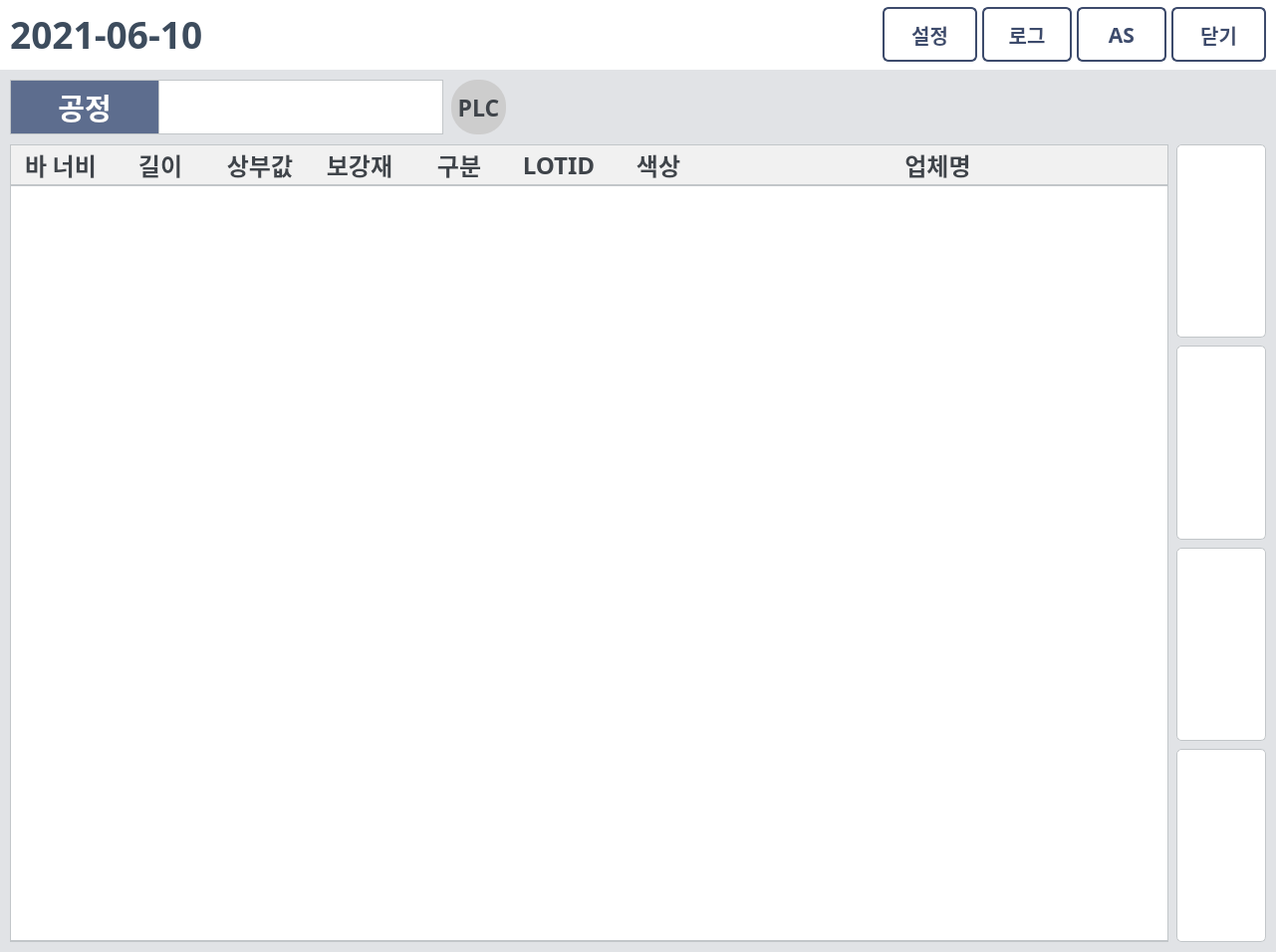
<?xml version="1.0" encoding="UTF-8"?>
<ui version="4.0">
 <class>Dialog</class>
 <widget class="QDialog" name="Dialog">
  <property name="geometry">
   <rect>
    <x>0</x>
    <y>0</y>
    <width>1281</width>
    <height>956</height>
   </rect>
  </property>
  <property name="minimumSize">
   <size>
    <width>1281</width>
    <height>956</height>
   </size>
  </property>
  <property name="font">
   <font>
    <family>맑은 고딕</family>
    <weight>75</weight>
    <bold>true</bold>
   </font>
  </property>
  <property name="windowTitle">
   <string>DAESUNG MES</string>
  </property>
  <property name="windowIcon">
   <iconset>
    <normaloff>../img/ICON.ico</normaloff>../img/ICON.ico</iconset>
  </property>
  <property name="styleSheet">
   <string notr="true">QDialog{
background-color: #E1E3E6;
}
QPushButton#top, #prev, #next, #bottom {
border-radius: 5px;
background-color: white;
border: 1px solid #c2c6c9;
}
QPushButton#top:pressed, #prev:pressed, #next:pressed, #bottom:pressed{
background-color: #F0F0F0;
}
QPushButton #set_btn, #as_btn, #exit_btn {
background: #ffffff;
border-radius: 5px;
color: #3f444a;
}
QPushButton#PLC_btn, #light_btn{
border-radius: 26px;
background:#CDCDCD;
color:#3f444a;
}
QLabel{
color: #3f444a;
background-color: #f0f0f0;
border: 1px solid #c2c6c9;
}
QTableWidget{
border: 1px solid #c2c6c9;
border-bottom: 2px solid #c2c6c9;
gridline-color: #dddddd;
color:#6e7075;
selection-background-color: #E3F1ED;
selection-color: #313d39;
outline: 0;
}
QHeaderView::section {
background:#f1f1f1;
border-width: 0px 0px 2px 0px;
border-style: solid;
border-color: #c2c6c9;
color:#3f444a;
}
QComboBox {
color: #3f444a;
border:1px solid #c2c6c9;
border-left: none;
padding-left: 7px;
}
QComboBox::drop-down {
subcontrol-origin: padding;
subcontrol-position: top right;
width: 53px;
background-position: center;
background-repeat: no-reperat;
background-color: #dddddd;
}
QScrollBar:vertical { 
width: 40px; 
}</string>
  </property>
  <layout class="QVBoxLayout" name="verticalLayout">
   <property name="spacing">
    <number>0</number>
   </property>
   <property name="leftMargin">
    <number>0</number>
   </property>
   <property name="topMargin">
    <number>0</number>
   </property>
   <property name="rightMargin">
    <number>0</number>
   </property>
   <property name="bottomMargin">
    <number>0</number>
   </property>
   <item>
    <widget class="QFrame" name="top_frame">
     <property name="minimumSize">
      <size>
       <width>0</width>
       <height>70</height>
      </size>
     </property>
     <property name="maximumSize">
      <size>
       <width>16777215</width>
       <height>70</height>
      </size>
     </property>
     <property name="styleSheet">
      <string notr="true">background-color:white;</string>
     </property>
     <property name="frameShape">
      <enum>QFrame::NoFrame</enum>
     </property>
     <property name="frameShadow">
      <enum>QFrame::Raised</enum>
     </property>
     <layout class="QHBoxLayout" name="horizontalLayout">
      <property name="spacing">
       <number>0</number>
      </property>
      <property name="leftMargin">
       <number>0</number>
      </property>
      <property name="topMargin">
       <number>0</number>
      </property>
      <property name="rightMargin">
       <number>0</number>
      </property>
      <property name="bottomMargin">
       <number>0</number>
      </property>
      <item alignment="Qt::AlignRight">
       <widget class="QFrame" name="top_date_frame">
        <property name="maximumSize">
         <size>
          <width>1036</width>
          <height>16777215</height>
         </size>
        </property>
        <property name="layoutDirection">
         <enum>Qt::RightToLeft</enum>
        </property>
        <property name="frameShape">
         <enum>QFrame::NoFrame</enum>
        </property>
        <property name="frameShadow">
         <enum>QFrame::Raised</enum>
        </property>
        <layout class="QVBoxLayout" name="verticalLayout_3">
         <property name="spacing">
          <number>0</number>
         </property>
         <property name="leftMargin">
          <number>10</number>
         </property>
         <property name="topMargin">
          <number>0</number>
         </property>
         <property name="rightMargin">
          <number>0</number>
         </property>
         <property name="bottomMargin">
          <number>0</number>
         </property>
         <item alignment="Qt::AlignRight">
          <widget class="QPushButton" name="date_btn">
           <property name="maximumSize">
            <size>
             <width>260</width>
             <height>16777215</height>
            </size>
           </property>
           <property name="font">
            <font>
             <family>맑은 고딕</family>
             <pointsize>28</pointsize>
             <weight>75</weight>
             <italic>false</italic>
             <bold>true</bold>
            </font>
           </property>
           <property name="cursor">
            <cursorShape>PointingHandCursor</cursorShape>
           </property>
           <property name="layoutDirection">
            <enum>Qt::RightToLeft</enum>
           </property>
           <property name="styleSheet">
            <string notr="true">color: #3D4C5D;
border:none;
background:none;</string>
           </property>
           <property name="text">
            <string>2021-06-10 </string>
           </property>
           <property name="icon">
            <iconset>
             <normaloff>../img/calendar_blue.png</normaloff>../img/calendar_blue.png</iconset>
           </property>
           <property name="iconSize">
            <size>
             <width>33</width>
             <height>33</height>
            </size>
           </property>
          </widget>
         </item>
        </layout>
       </widget>
      </item>
      <item>
       <widget class="QFrame" name="top_title_frame">
        <property name="frameShape">
         <enum>QFrame::NoFrame</enum>
        </property>
        <property name="frameShadow">
         <enum>QFrame::Raised</enum>
        </property>
        <layout class="QVBoxLayout" name="verticalLayout_2">
         <property name="spacing">
          <number>0</number>
         </property>
         <property name="leftMargin">
          <number>0</number>
         </property>
         <property name="topMargin">
          <number>0</number>
         </property>
         <property name="rightMargin">
          <number>0</number>
         </property>
         <property name="bottomMargin">
          <number>0</number>
         </property>
         <item alignment="Qt::AlignHCenter">
          <widget class="QLabel" name="title_label">
           <property name="enabled">
            <bool>true</bool>
           </property>
           <property name="minimumSize">
            <size>
             <width>340</width>
             <height>38</height>
            </size>
           </property>
           <property name="maximumSize">
            <size>
             <width>340</width>
             <height>38</height>
            </size>
           </property>
           <property name="styleSheet">
            <string notr="true">border:none;</string>
           </property>
           <property name="text">
            <string/>
           </property>
           <property name="pixmap">
            <pixmap>../img/title.png</pixmap>
           </property>
           <property name="scaledContents">
            <bool>true</bool>
           </property>
          </widget>
         </item>
        </layout>
       </widget>
      </item>
      <item alignment="Qt::AlignRight">
       <widget class="QFrame" name="top_btns_frame">
        <property name="maximumSize">
         <size>
          <width>16777215</width>
          <height>70</height>
         </size>
        </property>
        <property name="styleSheet">
         <string notr="true">QPushButton#as_btn, #log_btn, #set_btn, #exit_btn{
border: 2px solid #3D4B6C; 
color: #3D4B6C; 
border-radius: 6px;
}
QPushButton#as_btn:pressed, #log_btn:pressed, #set_btn:pressed, #exit_btn:pressed{
background: #f2f2f2;
}</string>
        </property>
        <property name="frameShape">
         <enum>QFrame::NoFrame</enum>
        </property>
        <property name="frameShadow">
         <enum>QFrame::Raised</enum>
        </property>
        <layout class="QHBoxLayout" name="horizontalLayout_2">
         <property name="spacing">
          <number>5</number>
         </property>
         <property name="leftMargin">
          <number>0</number>
         </property>
         <property name="topMargin">
          <number>0</number>
         </property>
         <property name="rightMargin">
          <number>10</number>
         </property>
         <property name="bottomMargin">
          <number>0</number>
         </property>
         <item>
          <widget class="QPushButton" name="set_btn">
           <property name="minimumSize">
            <size>
             <width>95</width>
             <height>55</height>
            </size>
           </property>
           <property name="maximumSize">
            <size>
             <width>95</width>
             <height>55</height>
            </size>
           </property>
           <property name="font">
            <font>
             <family>맑은 고딕</family>
             <pointsize>15</pointsize>
             <weight>75</weight>
             <italic>false</italic>
             <bold>true</bold>
            </font>
           </property>
           <property name="cursor">
            <cursorShape>PointingHandCursor</cursorShape>
           </property>
           <property name="toolTip">
            <string>설정</string>
           </property>
           <property name="text">
            <string>설정</string>
           </property>
           <property name="icon">
            <iconset>
             <normaloff>../img/setting_blue.png</normaloff>../img/setting_blue.png</iconset>
           </property>
           <property name="iconSize">
            <size>
             <width>32</width>
             <height>32</height>
            </size>
           </property>
          </widget>
         </item>
         <item>
          <widget class="QPushButton" name="log_btn">
           <property name="minimumSize">
            <size>
             <width>90</width>
             <height>55</height>
            </size>
           </property>
           <property name="maximumSize">
            <size>
             <width>90</width>
             <height>55</height>
            </size>
           </property>
           <property name="font">
            <font>
             <family>맑은 고딕</family>
             <pointsize>15</pointsize>
             <weight>75</weight>
             <italic>false</italic>
             <bold>true</bold>
            </font>
           </property>
           <property name="cursor">
            <cursorShape>PointingHandCursor</cursorShape>
           </property>
           <property name="toolTip">
            <string>로그</string>
           </property>
           <property name="text">
            <string>로그</string>
           </property>
           <property name="icon">
            <iconset>
             <normaloff>../img/log_blue.png</normaloff>../img/log_blue.png</iconset>
           </property>
           <property name="iconSize">
            <size>
             <width>27</width>
             <height>27</height>
            </size>
           </property>
          </widget>
         </item>
         <item>
          <widget class="QPushButton" name="as_btn">
           <property name="minimumSize">
            <size>
             <width>90</width>
             <height>55</height>
            </size>
           </property>
           <property name="maximumSize">
            <size>
             <width>90</width>
             <height>55</height>
            </size>
           </property>
           <property name="font">
            <font>
             <family>맑은 고딕</family>
             <pointsize>16</pointsize>
             <weight>75</weight>
             <italic>false</italic>
             <bold>true</bold>
            </font>
           </property>
           <property name="cursor">
            <cursorShape>PointingHandCursor</cursorShape>
           </property>
           <property name="toolTip">
            <string>원격접속</string>
           </property>
           <property name="text">
            <string>AS</string>
           </property>
           <property name="icon">
            <iconset>
             <normaloff>../img/remote_blue.png</normaloff>../img/remote_blue.png</iconset>
           </property>
           <property name="iconSize">
            <size>
             <width>30</width>
             <height>30</height>
            </size>
           </property>
          </widget>
         </item>
         <item>
          <widget class="QPushButton" name="exit_btn">
           <property name="minimumSize">
            <size>
             <width>95</width>
             <height>55</height>
            </size>
           </property>
           <property name="maximumSize">
            <size>
             <width>95</width>
             <height>55</height>
            </size>
           </property>
           <property name="font">
            <font>
             <family>맑은 고딕</family>
             <pointsize>15</pointsize>
             <weight>75</weight>
             <italic>false</italic>
             <bold>true</bold>
            </font>
           </property>
           <property name="cursor">
            <cursorShape>PointingHandCursor</cursorShape>
           </property>
           <property name="toolTip">
            <string>닫기</string>
           </property>
           <property name="text">
            <string>닫기</string>
           </property>
           <property name="icon">
            <iconset>
             <normaloff>../img/close_blue.png</normaloff>../img/close_blue.png</iconset>
           </property>
           <property name="iconSize">
            <size>
             <width>36</width>
             <height>36</height>
            </size>
           </property>
          </widget>
         </item>
        </layout>
       </widget>
      </item>
     </layout>
    </widget>
   </item>
   <item>
    <widget class="QFrame" name="middle_frame">
     <property name="minimumSize">
      <size>
       <width>0</width>
       <height>75</height>
      </size>
     </property>
     <property name="maximumSize">
      <size>
       <width>16777215</width>
       <height>75</height>
      </size>
     </property>
     <property name="frameShape">
      <enum>QFrame::NoFrame</enum>
     </property>
     <property name="frameShadow">
      <enum>QFrame::Raised</enum>
     </property>
     <layout class="QHBoxLayout" name="horizontalLayout_7">
      <property name="spacing">
       <number>8</number>
      </property>
      <property name="leftMargin">
       <number>10</number>
      </property>
      <property name="topMargin">
       <number>0</number>
      </property>
      <property name="rightMargin">
       <number>10</number>
      </property>
      <property name="bottomMargin">
       <number>0</number>
      </property>
      <item>
       <widget class="QFrame" name="frame">
        <property name="frameShape">
         <enum>QFrame::NoFrame</enum>
        </property>
        <property name="frameShadow">
         <enum>QFrame::Raised</enum>
        </property>
        <layout class="QHBoxLayout" name="horizontalLayout_5">
         <property name="spacing">
          <number>8</number>
         </property>
         <property name="leftMargin">
          <number>0</number>
         </property>
         <property name="topMargin">
          <number>0</number>
         </property>
         <property name="rightMargin">
          <number>0</number>
         </property>
         <property name="bottomMargin">
          <number>0</number>
         </property>
         <item alignment="Qt::AlignLeft">
          <widget class="QFrame" name="aproc_frame">
           <property name="minimumSize">
            <size>
             <width>0</width>
             <height>0</height>
            </size>
           </property>
           <property name="maximumSize">
            <size>
             <width>16777215</width>
             <height>16777215</height>
            </size>
           </property>
           <property name="frameShape">
            <enum>QFrame::NoFrame</enum>
           </property>
           <property name="frameShadow">
            <enum>QFrame::Raised</enum>
           </property>
           <layout class="QHBoxLayout" name="horizontalLayout_6">
            <property name="spacing">
             <number>0</number>
            </property>
            <property name="leftMargin">
             <number>0</number>
            </property>
            <property name="topMargin">
             <number>0</number>
            </property>
            <property name="rightMargin">
             <number>0</number>
            </property>
            <property name="bottomMargin">
             <number>0</number>
            </property>
            <item>
             <widget class="QLabel" name="aproc_label">
              <property name="minimumSize">
               <size>
                <width>150</width>
                <height>55</height>
               </size>
              </property>
              <property name="maximumSize">
               <size>
                <width>150</width>
                <height>55</height>
               </size>
              </property>
              <property name="font">
               <font>
                <family>맑은 고딕</family>
                <pointsize>22</pointsize>
                <weight>75</weight>
                <italic>false</italic>
                <bold>true</bold>
               </font>
              </property>
              <property name="styleSheet">
               <string notr="true">background: #5D6D8E;
color: white;</string>
              </property>
              <property name="text">
               <string>공정</string>
              </property>
              <property name="alignment">
               <set>Qt::AlignCenter</set>
              </property>
             </widget>
            </item>
            <item>
             <widget class="QLabel" name="aproc_name">
              <property name="minimumSize">
               <size>
                <width>285</width>
                <height>55</height>
               </size>
              </property>
              <property name="maximumSize">
               <size>
                <width>285</width>
                <height>55</height>
               </size>
              </property>
              <property name="font">
               <font>
                <family>맑은 고딕</family>
                <pointsize>20</pointsize>
                <weight>75</weight>
                <bold>true</bold>
               </font>
              </property>
              <property name="styleSheet">
               <string notr="true">color: #3f444a;
border:1px solid #c2c6c9;
border-left: 0px;
background-color: #ffffff;</string>
              </property>
              <property name="text">
               <string/>
              </property>
             </widget>
            </item>
            <item>
             <widget class="QFrame" name="btns_frame">
              <property name="frameShape">
               <enum>QFrame::NoFrame</enum>
              </property>
              <property name="frameShadow">
               <enum>QFrame::Raised</enum>
              </property>
              <layout class="QHBoxLayout" name="horizontalLayout_3">
               <property name="spacing">
                <number>0</number>
               </property>
               <property name="leftMargin">
                <number>8</number>
               </property>
               <property name="topMargin">
                <number>0</number>
               </property>
               <property name="rightMargin">
                <number>0</number>
               </property>
               <property name="bottomMargin">
                <number>0</number>
               </property>
               <item>
                <widget class="QPushButton" name="PLC_btn">
                 <property name="sizePolicy">
                  <sizepolicy hsizetype="Preferred" vsizetype="Preferred">
                   <horstretch>0</horstretch>
                   <verstretch>0</verstretch>
                  </sizepolicy>
                 </property>
                 <property name="minimumSize">
                  <size>
                   <width>55</width>
                   <height>55</height>
                  </size>
                 </property>
                 <property name="maximumSize">
                  <size>
                   <width>55</width>
                   <height>55</height>
                  </size>
                 </property>
                 <property name="font">
                  <font>
                   <family>맑은 고딕</family>
                   <pointsize>17</pointsize>
                   <weight>75</weight>
                   <bold>true</bold>
                  </font>
                 </property>
                 <property name="toolTip">
                  <string>PLC 상태</string>
                 </property>
                 <property name="autoFillBackground">
                  <bool>false</bool>
                 </property>
                 <property name="styleSheet">
                  <string notr="true"/>
                 </property>
                 <property name="text">
                  <string>PLC</string>
                 </property>
                </widget>
               </item>
              </layout>
             </widget>
            </item>
           </layout>
          </widget>
         </item>
        </layout>
       </widget>
      </item>
     </layout>
    </widget>
   </item>
   <item>
    <widget class="QFrame" name="main_frame">
     <property name="frameShape">
      <enum>QFrame::NoFrame</enum>
     </property>
     <property name="frameShadow">
      <enum>QFrame::Raised</enum>
     </property>
     <layout class="QHBoxLayout" name="horizontalLayout_4">
      <property name="spacing">
       <number>8</number>
      </property>
      <property name="leftMargin">
       <number>10</number>
      </property>
      <property name="topMargin">
       <number>0</number>
      </property>
      <property name="rightMargin">
       <number>10</number>
      </property>
      <property name="bottomMargin">
       <number>10</number>
      </property>
      <item>
       <widget class="QTableWidget" name="tableWidget">
        <property name="maximumSize">
         <size>
          <width>16777215</width>
          <height>16777215</height>
         </size>
        </property>
        <property name="font">
         <font>
          <family>맑은 고딕</family>
          <pointsize>21</pointsize>
          <weight>75</weight>
          <bold>true</bold>
         </font>
        </property>
        <property name="layoutDirection">
         <enum>Qt::LeftToRight</enum>
        </property>
        <property name="autoFillBackground">
         <bool>false</bool>
        </property>
        <property name="frameShape">
         <enum>QFrame::StyledPanel</enum>
        </property>
        <property name="verticalScrollBarPolicy">
         <enum>Qt::ScrollBarAlwaysOff</enum>
        </property>
        <property name="horizontalScrollBarPolicy">
         <enum>Qt::ScrollBarAlwaysOff</enum>
        </property>
        <property name="sizeAdjustPolicy">
         <enum>QAbstractScrollArea::AdjustIgnored</enum>
        </property>
        <property name="autoScroll">
         <bool>true</bool>
        </property>
        <property name="autoScrollMargin">
         <number>26</number>
        </property>
        <property name="editTriggers">
         <set>QAbstractItemView::NoEditTriggers</set>
        </property>
        <property name="selectionMode">
         <enum>QAbstractItemView::SingleSelection</enum>
        </property>
        <property name="selectionBehavior">
         <enum>QAbstractItemView::SelectRows</enum>
        </property>
        <property name="verticalScrollMode">
         <enum>QAbstractItemView::ScrollPerItem</enum>
        </property>
        <property name="showGrid">
         <bool>true</bool>
        </property>
        <property name="sortingEnabled">
         <bool>false</bool>
        </property>
        <property name="rowCount">
         <number>0</number>
        </property>
        <property name="columnCount">
         <number>8</number>
        </property>
        <attribute name="horizontalHeaderVisible">
         <bool>true</bool>
        </attribute>
        <attribute name="horizontalHeaderStretchLastSection">
         <bool>true</bool>
        </attribute>
        <attribute name="verticalHeaderVisible">
         <bool>false</bool>
        </attribute>
        <attribute name="verticalHeaderCascadingSectionResizes">
         <bool>false</bool>
        </attribute>
        <attribute name="verticalHeaderMinimumSectionSize">
         <number>0</number>
        </attribute>
        <attribute name="verticalHeaderDefaultSectionSize">
         <number>0</number>
        </attribute>
        <attribute name="verticalHeaderShowSortIndicator" stdset="0">
         <bool>false</bool>
        </attribute>
        <attribute name="verticalHeaderStretchLastSection">
         <bool>false</bool>
        </attribute>
        <column>
         <property name="text">
          <string>바 너비</string>
         </property>
         <property name="font">
          <font>
           <family>맑은 고딕</family>
           <pointsize>18</pointsize>
           <weight>75</weight>
           <bold>true</bold>
          </font>
         </property>
        </column>
        <column>
         <property name="text">
          <string>길이</string>
         </property>
         <property name="font">
          <font>
           <family>맑은 고딕</family>
           <pointsize>18</pointsize>
           <weight>75</weight>
           <bold>true</bold>
          </font>
         </property>
        </column>
        <column>
         <property name="text">
          <string>상부값</string>
         </property>
         <property name="font">
          <font>
           <family>맑은 고딕</family>
           <pointsize>18</pointsize>
           <weight>75</weight>
           <bold>true</bold>
          </font>
         </property>
        </column>
        <column>
         <property name="text">
          <string>보강재</string>
         </property>
         <property name="font">
          <font>
           <family>맑은 고딕</family>
           <pointsize>18</pointsize>
           <weight>75</weight>
           <bold>true</bold>
          </font>
         </property>
        </column>
        <column>
         <property name="text">
          <string>구분</string>
         </property>
         <property name="font">
          <font>
           <family>맑은 고딕</family>
           <pointsize>18</pointsize>
           <weight>75</weight>
           <bold>true</bold>
          </font>
         </property>
        </column>
        <column>
         <property name="text">
          <string>LOTID</string>
         </property>
         <property name="font">
          <font>
           <family>맑은 고딕</family>
           <pointsize>18</pointsize>
           <weight>75</weight>
           <bold>true</bold>
          </font>
         </property>
        </column>
        <column>
         <property name="text">
          <string>색상</string>
         </property>
         <property name="font">
          <font>
           <family>맑은 고딕</family>
           <pointsize>18</pointsize>
           <weight>75</weight>
           <bold>true</bold>
          </font>
         </property>
        </column>
        <column>
         <property name="text">
          <string>업체명</string>
         </property>
         <property name="font">
          <font>
           <family>맑은 고딕</family>
           <pointsize>18</pointsize>
           <weight>75</weight>
           <bold>true</bold>
          </font>
         </property>
        </column>
       </widget>
      </item>
      <item>
       <widget class="QFrame" name="arrow_frame">
        <property name="minimumSize">
         <size>
          <width>90</width>
          <height>0</height>
         </size>
        </property>
        <property name="maximumSize">
         <size>
          <width>90</width>
          <height>16777215</height>
         </size>
        </property>
        <property name="frameShape">
         <enum>QFrame::NoFrame</enum>
        </property>
        <property name="frameShadow">
         <enum>QFrame::Raised</enum>
        </property>
        <layout class="QVBoxLayout" name="verticalLayout_4">
         <property name="spacing">
          <number>8</number>
         </property>
         <property name="leftMargin">
          <number>0</number>
         </property>
         <property name="topMargin">
          <number>0</number>
         </property>
         <property name="rightMargin">
          <number>0</number>
         </property>
         <property name="bottomMargin">
          <number>0</number>
         </property>
         <item>
          <widget class="QPushButton" name="top">
           <property name="sizePolicy">
            <sizepolicy hsizetype="Expanding" vsizetype="Expanding">
             <horstretch>0</horstretch>
             <verstretch>0</verstretch>
            </sizepolicy>
           </property>
           <property name="font">
            <font>
             <family>맑은 고딕</family>
             <weight>75</weight>
             <italic>false</italic>
             <bold>true</bold>
            </font>
           </property>
           <property name="cursor">
            <cursorShape>PointingHandCursor</cursorShape>
           </property>
           <property name="styleSheet">
            <string notr="true"/>
           </property>
           <property name="text">
            <string/>
           </property>
           <property name="icon">
            <iconset>
             <normaloff>../img/top_blue.png</normaloff>../img/top_blue.png</iconset>
           </property>
           <property name="iconSize">
            <size>
             <width>45</width>
             <height>45</height>
            </size>
           </property>
          </widget>
         </item>
         <item>
          <widget class="QPushButton" name="prev">
           <property name="sizePolicy">
            <sizepolicy hsizetype="Expanding" vsizetype="Expanding">
             <horstretch>0</horstretch>
             <verstretch>0</verstretch>
            </sizepolicy>
           </property>
           <property name="font">
            <font>
             <family>맑은 고딕</family>
             <pointsize>9</pointsize>
             <weight>50</weight>
             <italic>false</italic>
             <bold>false</bold>
            </font>
           </property>
           <property name="cursor">
            <cursorShape>PointingHandCursor</cursorShape>
           </property>
           <property name="styleSheet">
            <string notr="true"/>
           </property>
           <property name="text">
            <string/>
           </property>
           <property name="icon">
            <iconset>
             <normaloff>../img/prev_blue.png</normaloff>../img/prev_blue.png</iconset>
           </property>
           <property name="iconSize">
            <size>
             <width>42</width>
             <height>42</height>
            </size>
           </property>
          </widget>
         </item>
         <item>
          <widget class="QPushButton" name="next">
           <property name="sizePolicy">
            <sizepolicy hsizetype="Expanding" vsizetype="Expanding">
             <horstretch>0</horstretch>
             <verstretch>0</verstretch>
            </sizepolicy>
           </property>
           <property name="font">
            <font>
             <family>맑은 고딕</family>
             <weight>75</weight>
             <italic>false</italic>
             <bold>true</bold>
            </font>
           </property>
           <property name="cursor">
            <cursorShape>PointingHandCursor</cursorShape>
           </property>
           <property name="styleSheet">
            <string notr="true"/>
           </property>
           <property name="text">
            <string/>
           </property>
           <property name="icon">
            <iconset>
             <normaloff>../img/next_blue.png</normaloff>../img/next_blue.png</iconset>
           </property>
           <property name="iconSize">
            <size>
             <width>42</width>
             <height>42</height>
            </size>
           </property>
          </widget>
         </item>
         <item>
          <widget class="QPushButton" name="bottom">
           <property name="sizePolicy">
            <sizepolicy hsizetype="Expanding" vsizetype="Expanding">
             <horstretch>0</horstretch>
             <verstretch>0</verstretch>
            </sizepolicy>
           </property>
           <property name="font">
            <font>
             <family>맑은 고딕</family>
             <weight>75</weight>
             <italic>false</italic>
             <bold>true</bold>
            </font>
           </property>
           <property name="cursor">
            <cursorShape>PointingHandCursor</cursorShape>
           </property>
           <property name="styleSheet">
            <string notr="true"/>
           </property>
           <property name="text">
            <string/>
           </property>
           <property name="icon">
            <iconset>
             <normaloff>../img/bottom_blue.png</normaloff>../img/bottom_blue.png</iconset>
           </property>
           <property name="iconSize">
            <size>
             <width>45</width>
             <height>45</height>
            </size>
           </property>
          </widget>
         </item>
        </layout>
       </widget>
      </item>
     </layout>
    </widget>
   </item>
  </layout>
 </widget>
 <resources/>
 <connections/>
</ui>
